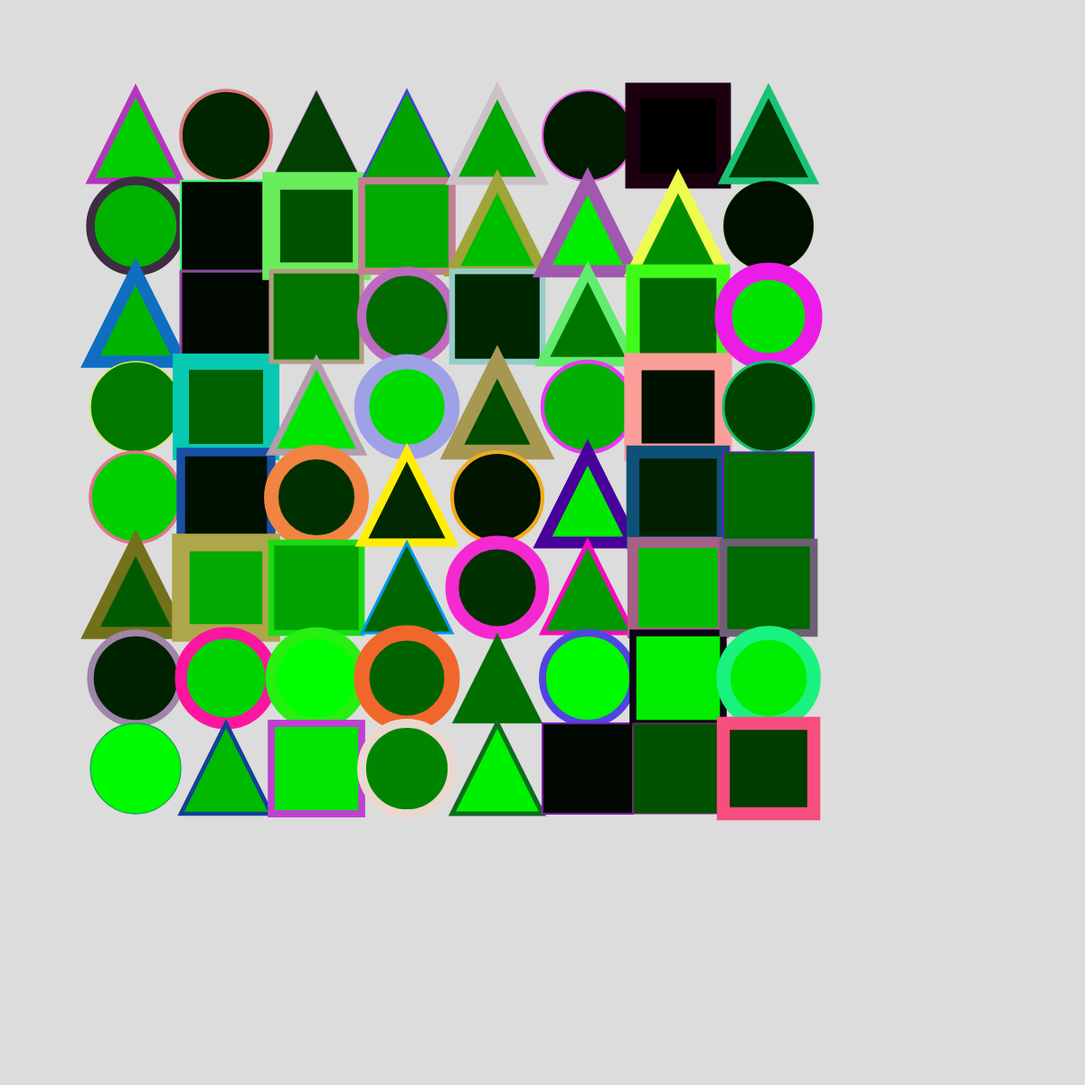
Frame 1 (no input)
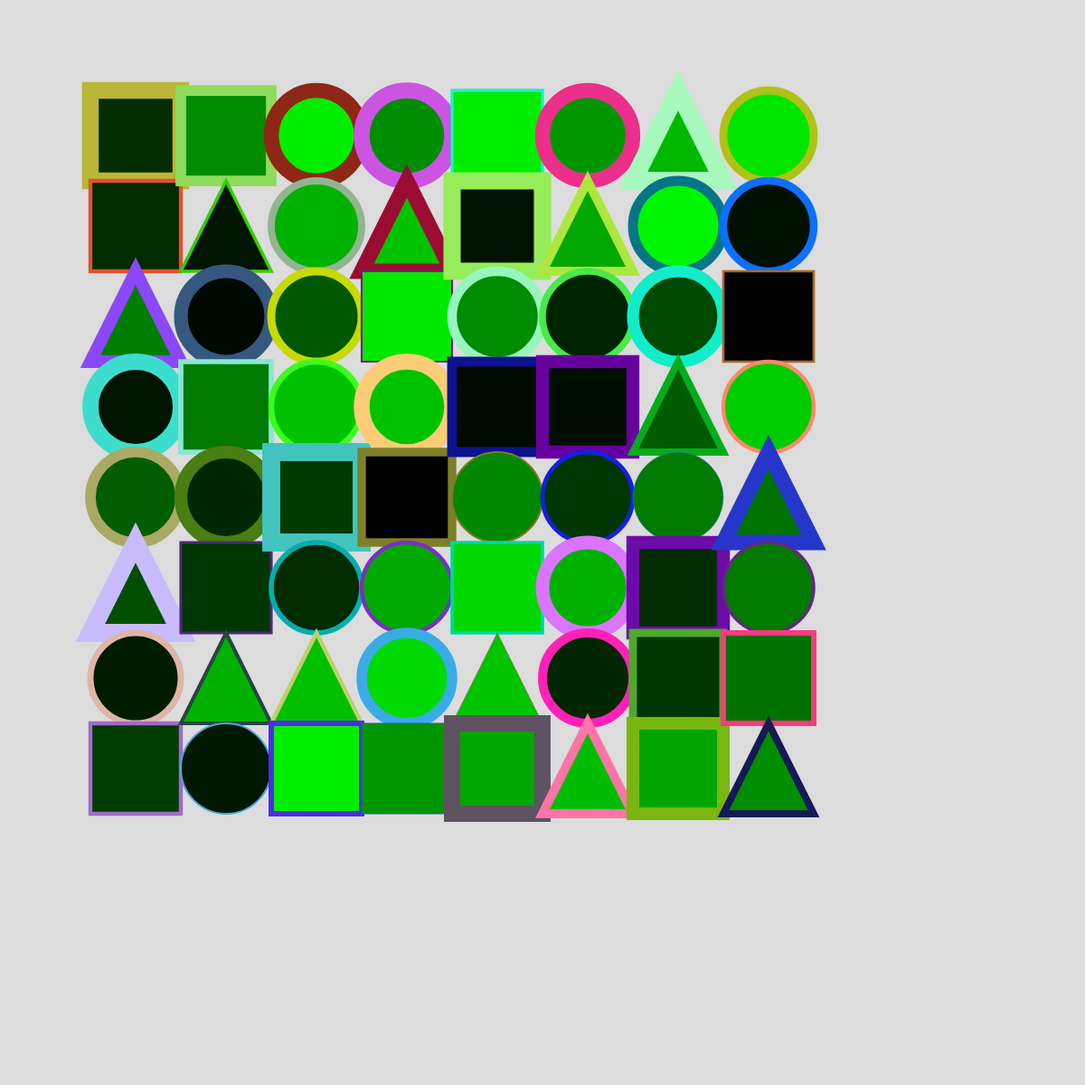
Frame 2 (the mouse pressed at the canvas centre, redrawn once)

The p5.js sketch that drew these frames (run headless with seeded random() and noise() and a simulated clock; the mouse was pressed at the canvas centre and the sketch redrawn once):

// p5.js sketch
// ── sketch.js
function setup() {
  // create a canvas
  createCanvas(1200, 1200);

  // disable animation
 noLoop();
}

function draw() {
  background(220);

translate(100,100);
 for (let x = 0; x < 8; x++){
    for (let y = 0; y < 8; y++)
    {
      push();
      stroke(random(255), random(255), random(255)); //after lots of experimenting, I discovered you can put random inside of other things. so random color border!
      strokeWeight(random(20)); //random stroke weight between 0-20
      fill(0, random(255), 0); //random fill color
      translate(x*100, y*100);

      let w = floor(random(1,4)); //discovered random wouldn't work with objects, so created a variable to be assigned a random number 1-3 (floor is so it wont generate decimals https://p5js.org/reference/p5/floor/)
      
      if (w===1) // if the randomly generated number is 1, a triangle is drawn
      {
        triangle(0,100,50,0,100,100);
      }

      if(w===2) { //if the randomly generated number is 2, a rectangle is drawn
        rect(0,0,100,100); 
      }
      
      if(w===3) //if the randomly generated number is 3, an ellipse is drawn
      {
       
        ellipse(50,50,100,100);
      }
      
      pop();
    }


 }


}
